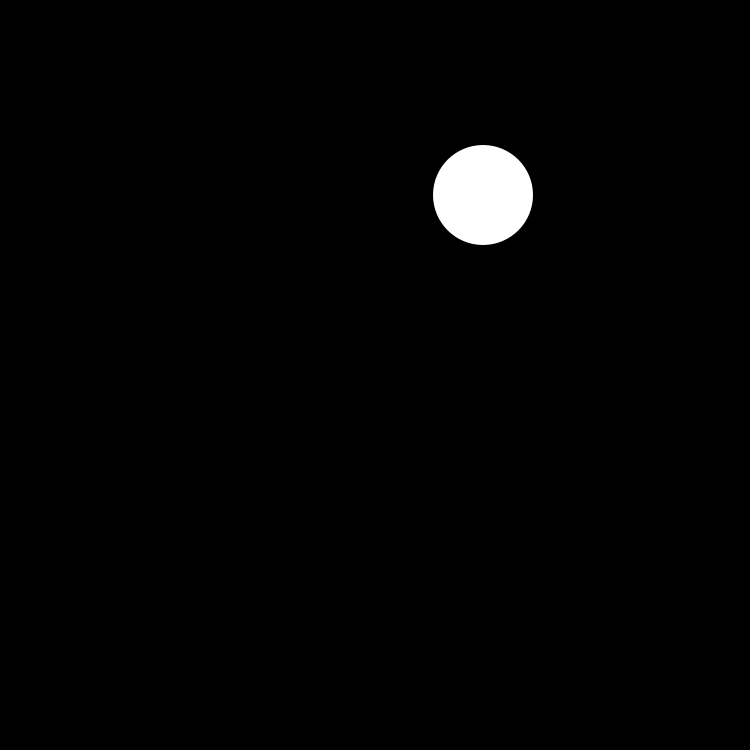
Frame 1 (no input)
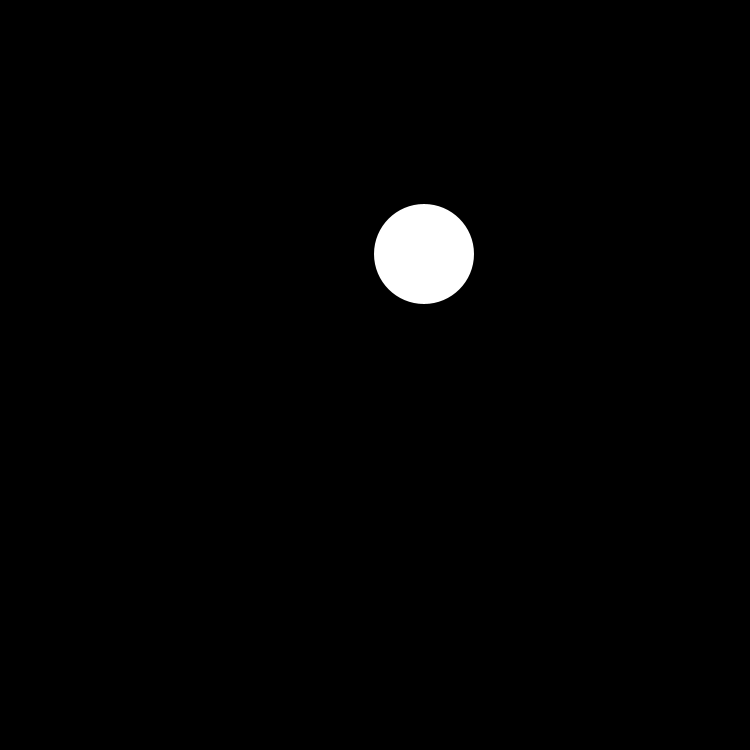
Frame 60 (the mouse pressed at the canvas centre just before this capture)
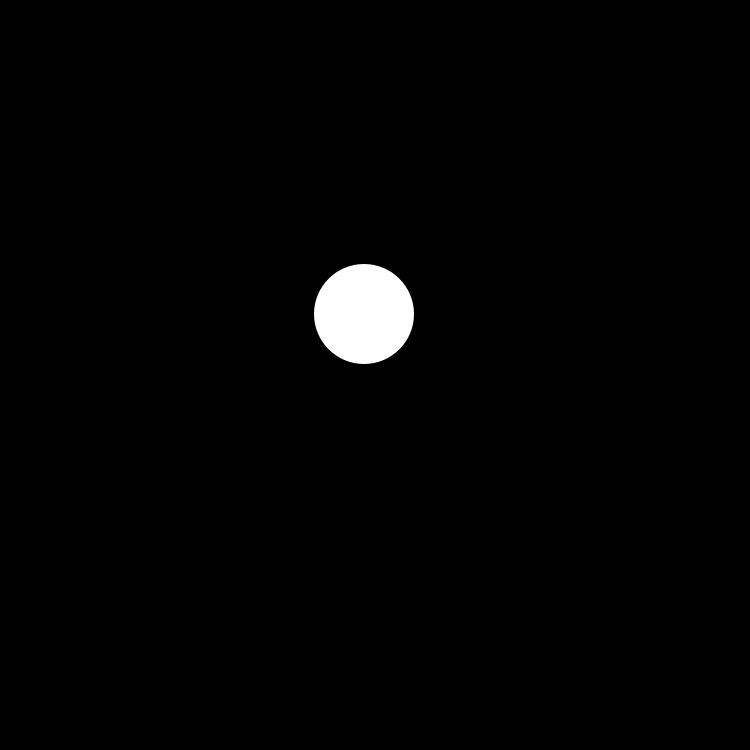
Frame 120 (the mouse held since frame 60 and released just before this capture)

The Processing sketch that drew these frames (run headless with seeded random() and noise(); from frame 60 on, the mouse is pressed at the canvas centre):

// Processing sketch: processing_82206
// ── processing_82206.pde

//Brandan H. Comp. 1 Block 7
ball Big;
void setup()
{
  Big = new ball();
  size(750, 750);
}

void draw()
{
  background(0);
  Big.move();
  Big.bounce();
  Big.show();
}

class ball
{
  int x;
  int y;
  boolean up, right;
  ball()
  {
    x=int(random(750));
    y=int(random(750));
    up=false;
    right=false;
  }


  void move()
  {
    if (right == true)
    {
      x++;
    }
    else
    {
      x--;
    }
    if (up == true)
    {
      y--;
    }
    else
    {
      y++;
    }
  }

  void bounce()
  {
    if (x<50)
    {
      right = true;
    }
    if (x>700)
    {
      right = false;
    }
    if (y<50)
    {
      up = false;
    }
    if (y>700)
    {
      up = true;
    }
  }

  void show()
  {
    noStroke();
    fill(255);
    ellipse(x, y, 100, 100);
  }
}
